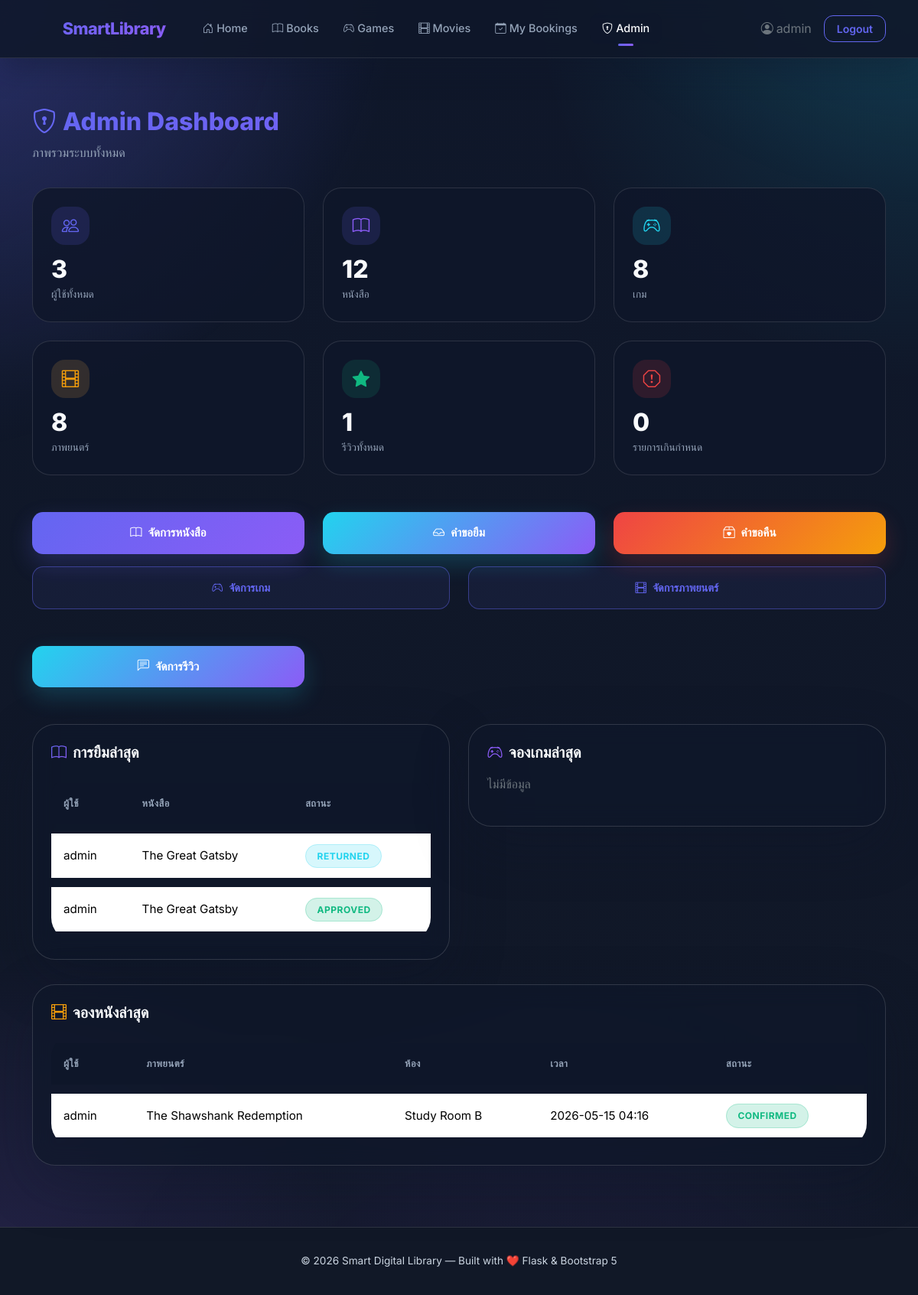
Page /admin/ (signed in) on the committed database.
### tables this page shows
CREATE TABLE borrow_requests (
            id INTEGER PRIMARY KEY AUTOINCREMENT,
            user_id INTEGER NOT NULL,
            book_id INTEGER NOT NULL,
            status TEXT NOT NULL DEFAULT 'pending',
            created_at DATETIME DEFAULT CURRENT_TIMESTAMP,
            updated_at DATETIME DEFAULT CURRENT_TIMESTAMP, borrow_days INTEGER DEFAULT 7, due_date DATETIME, return_requested INTEGER DEFAULT 0, returned_at DATETIME, approved_return INTEGER DEFAULT 0,
            FOREIGN KEY (user_id) REFERENCES users(id),
            FOREIGN KEY (book_id) REFERENCES books(id)
        );

CREATE TABLE users (
            id INTEGER PRIMARY KEY AUTOINCREMENT,
            username TEXT UNIQUE NOT NULL,
            email TEXT UNIQUE NOT NULL,
            password_hash TEXT NOT NULL,
            role TEXT NOT NULL DEFAULT 'user',
            created_at DATETIME DEFAULT CURRENT_TIMESTAMP
        );

CREATE TABLE books (
            id INTEGER PRIMARY KEY AUTOINCREMENT,
            title TEXT NOT NULL,
            author TEXT NOT NULL,
            category TEXT NOT NULL,
            description TEXT,
            cover_image TEXT,
            copies INTEGER NOT NULL DEFAULT 1,
            created_at DATETIME DEFAULT CURRENT_TIMESTAMP
        );

CREATE TABLE movie_bookings (
            id INTEGER PRIMARY KEY AUTOINCREMENT,
            user_id INTEGER NOT NULL,
            movie_id INTEGER NOT NULL,
            room_id INTEGER NOT NULL,
            start_time DATETIME NOT NULL,
            end_time DATETIME NOT NULL,
            status TEXT NOT NULL DEFAULT 'pending',
            created_at DATETIME DEFAULT CURRENT_TIMESTAMP,
            FOREIGN KEY (user_id) REFERENCES users(id),
            FOREIGN KEY (movie_id) REFERENCES movies(id),
            FOREIGN KEY (room_id) REFERENCES rooms(id)
        );

CREATE TABLE movies (
            id INTEGER PRIMARY KEY AUTOINCREMENT,
            title TEXT NOT NULL,
            genre TEXT NOT NULL,
            description TEXT,
            poster_image TEXT,
            duration_minutes INTEGER NOT NULL DEFAULT 120,
            rating REAL DEFAULT 0.0,
            created_at DATETIME DEFAULT CURRENT_TIMESTAMP
        );

CREATE TABLE rooms (
            id INTEGER PRIMARY KEY AUTOINCREMENT,
            name TEXT NOT NULL,
            room_type TEXT NOT NULL DEFAULT 'movie',
            capacity INTEGER NOT NULL DEFAULT 10,
            created_at DATETIME DEFAULT CURRENT_TIMESTAMP
        );

### blueprints/admin.py (the view)
@admin_bp.route('/')
@admin_required
def dashboard():
    db = get_db()
    stats = {
        'users': db.execute('SELECT COUNT(*) as c FROM users').fetchone()['c'],
        'books': db.execute('SELECT COUNT(*) as c FROM books').fetchone()['c'],
        'games': db.execute('SELECT COUNT(*) as c FROM games').fetchone()['c'],
        'movies': db.execute('SELECT COUNT(*) as c FROM movies').fetchone()['c'],
        'reviews': db.execute('SELECT COUNT(*) as c FROM reviews').fetchone()['c'],
        'overdue': db.execute("SELECT COUNT(*) as c FROM borrow_requests WHERE status='approved' AND due_date < datetime('now')").fetchone()['c'],
        'game_bookings': db.execute("SELECT COUNT(*) as c FROM game_bookings WHERE status='confirmed'").fetchone()['c'],
        'movie_bookings': db.execute("SELECT COUNT(*) as c FROM movie_bookings WHERE status='confirmed'").fetchone()['c'],
        'pending_borrows': db.execute("SELECT COUNT(*) as c FROM borrow_requests WHERE status='pending'").fetchone()['c'],
        'return_requests': db.execute("SELECT COUNT(*) as c FROM borrow_requests WHERE return_requested=1 AND status='return_pending'").fetchone()['c'],
    }
    recent_borrows = db.execute('''
        SELECT br.*, u.username, b.title FROM borrow_requests br
        JOIN users u ON u.id=br.user_id JOIN books b ON b.id=br.book_id
        ORDER BY br.created_at DESC LIMIT 5
    ''').fetchall()
    recent_game = db.execute('''
        SELECT gb.*, u.username, g.name as game_name, t.name as table_name
        FROM game_bookings gb JOIN users u ON u.id=gb.user_id
        JOIN games g ON g.id=gb.game_id JOIN tables t ON t.id=gb.table_id
        ORDER BY gb.created_at DESC LIMIT 5
    ''').fetchall()
    recent_movie = db.execute('''
        SELECT mb.*, u.username, m.title as movie_title, r.name as room_name
        FROM movie_bookings mb JOIN users u ON u.id=mb.user_id
        JOIN movies m ON m.id=mb.movie_id JOIN rooms r ON r.id=mb.room_id
        ORDER BY mb.created_at DESC LIMIT 5
    ''').fetchall()
    return render_template('admin/dashboard.html', stats=stats,
                           recent_borrows=recent_borrows, recent_game=recent_game,
                           recent_movie=recent_movie)

### blueprints/admin.py (called while the page is built)
def get_db():
    if 'db' not in g:
        from flask import current_app
        g.db = sqlite3.connect(current_app.config['DATABASE'])
        g.db.row_factory = sqlite3.Row
        g.db.execute("PRAGMA foreign_keys = ON")
    return g.db

def admin_required(f):
    from functools import wraps
    @wraps(f)
    def decorated(*args, **kwargs):
        if 'user_id' not in session or session.get('role') != 'admin':
            flash('คุณไม่มีสิทธิ์เข้าถึง', 'danger')
            return redirect(url_for('auth.login'))
        return f(*args, **kwargs)
    return decorated

### templates/admin/dashboard.html (shortened to what this page needs)
{% extends "base.html" %}
{% block content %}
<div class="page-header">
    <h1 class="text-gradient"><i class="bi bi-shield-lock me-2"></i>Admin Dashboard</h1>
    <p>ภาพรวมระบบทั้งหมด</p>
</div>
<div class="row g-4 mb-5">
    <div class="col-lg-4 col-md-6">
        <div class="stat-card">
            <div class="stat-icon primary"><i class="bi bi-people"></i></div>
            <div class="stat-value">{{ stats.users }}</div>
            <div class="stat-label">ผู้ใช้ทั้งหมด</div>
        </div>
    </div>
    <div class="col-lg-4 col-md-6">
        <div class="stat-card">
            <div class="stat-icon secondary"><i class="bi bi-book"></i></div>
            <div class="stat-value">{{ stats.books }}</div>
            <div class="stat-label">หนังสือ</div>
        </div>
    </div>
    <div class="col-lg-4 col-md-6">
        <div class="stat-card">
            <div class="stat-icon info"><i class="bi bi-controller"></i></div>
            <div class="stat-value">{{ stats.games }}</div>
            <div class="stat-label">เกม</div>
        </div>
    </div>
    <div class="col-lg-4 col-md-6">
        <div class="stat-card">
            <div class="stat-icon warning"><i class="bi bi-film"></i></div>
            <div class="stat-value">{{ stats.movies }}</div>
            <div class="stat-label">ภาพยนตร์</div>
        </div>
    </div>
    <div class="col-lg-4 col-md-6">
        <div class="stat-card">
            <div class="stat-icon success"><i class="bi bi-star-fill"></i></div>
            <div class="stat-value">{{ stats.reviews }}</div>
            <div class="stat-label">รีวิวทั้งหมด</div>
        </div>
    </div>
    <div class="col-lg-4 col-md-6">
        <div class="stat-card">
            <div class="stat-icon danger-dark"><i class="bi bi-exclamation-octagon"></i></div>
            <div class="stat-value">{{ stats.overdue }}</div>
            <div class="stat-label">รายการเกินกำหนด</div>
        </div>
    </div>
</div>
<div class="row g-4 mb-3">
    <div class="col-md-4"><a href="{{ url_for('admin.manage_books') }}" class="btn btn-primary-custom w-100 py-3"><i class="bi bi-book me-2"></i>จัดการหนังสือ</a></div>
    <div class="col-md-4"><a href="{{ url_for('admin.borrow_requests') }}" class="btn btn-secondary-custom w-100 py-3"><i class="bi bi-inbox me-2"></i>คำขอยืม</a></div>
    <div class="col-md-4"><a href="{{ url_for('admin.return_requests') }}" class="btn btn-danger-custom w-100 py-3"><i class="bi bi-box2-heart me-2"></i>คำขอคืน</a></div>
</div>
<div class="row g-4 mb-5">
    <div class="col-md-6"><a href="{{ url_for('admin.manage_games') }}" class="btn btn-outline-custom w-100 py-3"><i class="bi bi-controller me-2"></i>จัดการเกม</a></div>
    <div class="col-md-6"><a href="{{ url_for('admin.manage_movies') }}" class="btn btn-outline-custom w-100 py-3"><i class="bi bi-film me-2"></i>จัดการภาพยนตร์</a></div>
</div>
<div class="row g-4 mb-5">
    <div class="col-md-4"><a href="{{ url_for('admin.manage_reviews') }}" class="btn btn-secondary-custom w-100 py-3"><i class="bi bi-chat-left-text me-2"></i>จัดการรีวิว</a></div>
</div>
<div class="row g-4">
    <div class="col-lg-6">
        <div class="glass-card">
            <h5 class="mb-3" style="font-weight:700;"><i class="bi bi-book me-2 text-gradient"></i>การยืมล่าสุด</h5>
            {% if recent_borrows %}
            <div class="table-responsive">
                <table class="table table-custom mb-0">
                    <thead><tr><th>ผู้ใช้</th><th>หนังสือ</th><th>สถานะ</th></tr></thead>
                    <tbody>
                    {% for b in recent_borrows %}
                    <tr><td>{{ b.username }}</td><td>{{ b.title[:25] }}</td><td><span class="badge-status badge-{{ b.status }}">{{ b.status }}</span></td></tr>
                    {% endfor %}
                    </tbody>
                </table>
            </div>
            {% else %}<p class="text-secondary">ไม่มีข้อมูล</p>{% endif %}
        </div>
    </div>
    <div class="col-lg-6">
        <div class="glass-card">
            <h5 class="mb-3" style="font-weight:700;"><i class="bi bi-controller me-2" style="color:var(--accent-secondary);"></i>จองเกมล่าสุด</h5>
            {% if recent_game %}
            <div class="table-responsive">
                <table class="table table-custom mb-0">
                    <thead><tr><th>ผู้ใช้</th><th>เกม</th><th>โต๊ะ</th><th>สถานะ</th></tr></thead>
                    <tbody>
                    {% for g in recent_game %}
                    <tr><td>{{ g.username }}</td><td>{{ g.game_name }}</td><td>{{ g.table_name }}</td><td><span class="badge-status badge-{{ g.status }}">{{ g.status }}</span></td></tr>
                    {% endfor %}
                    </tbody>
                </table>
            </div>
            {% else %}<p class="text-secondary">ไม่มีข้อมูล</p>{% endif %}
        </div>
    </div>
</div>
<div class="row g-4 mt-2">
    <div class="col-12">
        <div class="glass-card">
            <h5 class="mb-3" style="font-weight:700;"><i class="bi bi-film me-2" style="color:var(--accent-warning);"></i>จองหนังล่าสุด</h5>
            {% if recent_movie %}
            <div class="table-responsive">
                <table class="table table-custom mb-0">
                    <thead><tr><th>ผู้ใช้</th><th>ภาพยนตร์</th><th>ห้อง</th><th>เวลา</th><th>สถานะ</th></tr></thead>
                    <tbody>
                    {% for m in recent_movie %}
                    <tr><td>{{ m.username }}</td><td>{{ m.movie_title }}</td><td>{{ m.room_name }}</td><td>{{ m.start_time[:16] }}</td><td><span class="badge-status badge-{{ m.status }}">{{ m.status }}</span></td></tr>
                    {% endfor %}
                    </tbody>
                </table>
            </div>
            {% else %}<p class="text-secondary">ไม่มีข้อมูล</p>{% endif %}
        </div>
    </div>
</div>
{% endblock %}

### rows in the picture
borrow_requests: username "admin", title "The Great Gatsby", status "RETURNED"
borrow_requests: username "admin", title "The Great Gatsby", status "APPROVED"
movie_bookings: username "admin", movie_title "The Shawshank Redemption", room_name "Study Room B", start_time "2026-05-15 04:16", status "CONFIRMED"

### other values in the picture
{{ current_user.username }} "admin"
{{ stats.users }} "3"
{{ stats.books }} "12"
{{ stats.games }} "8"
{{ stats.movies }} "8"
{{ stats.reviews }} "1"
{{ stats.overdue }} "0"
